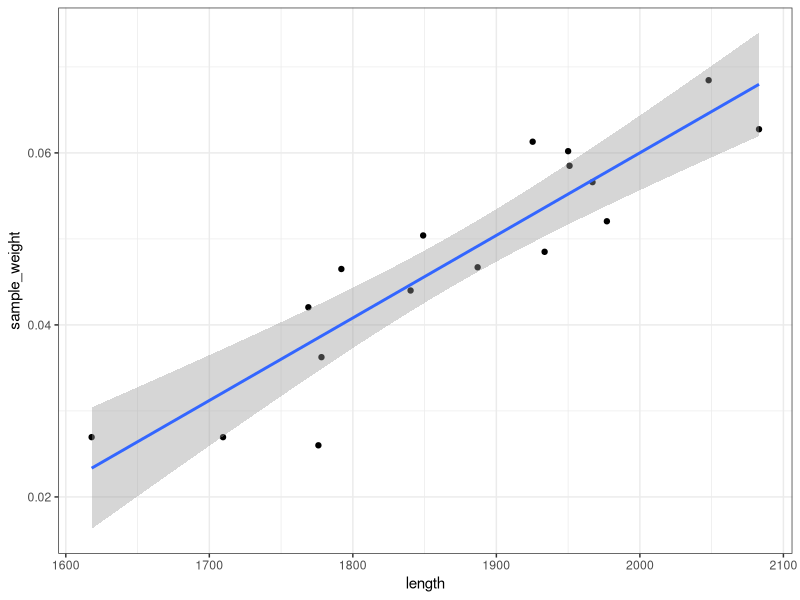

Generate this figure with R:
#### Daph Length weight

library(readr)
library(dplyr)
library(tidyr)
library(ggplot2)
library(plotrix)

lwr <- read_csv("data-raw/daph-length-weight-may31.csv")
str(lwr)

lwr %>% 
	filter(well_number != "c6" & well_number != "d4") %>% 
ggplot(data = ., aes(x = length, y = sample_weight)) + geom_point() +
	stat_smooth(method = "lm") +
	theme_bw()

mod <- lm(sample_weight ~ length, data = lwr)
summary(mod)

lwr %>% 
	filter(well_number != "c6" & well_number != "d4") %>% 
	lm(sample_weight ~ length, data = .) %>% 
	summary()
